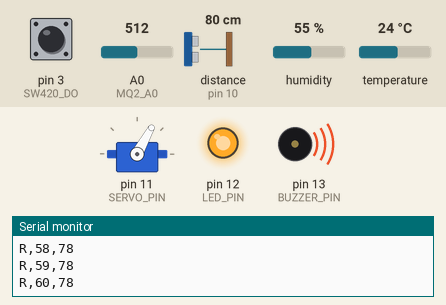
Bench run of a sketch on a simulated Arduino Uno, built with avr-gcc and run on an emulated ATmega328P. On the bench: servo, output pins drawn as LEDs (lit = HIGH), buzzer (waves = sounding, pin HIGH), the last lines printed to the serial monitor. Wiring (inferred from the names in the program): ultrasonic range finder: trigger pin 9; echo pin 10. The inputs (shaded band) are chosen by the test bench; at power-on: pin 3 (SW420_DO) LOW, A0 (MQ2_A0) = 512, distance to the obstacle (sensor on pin 10) 80 cm, humidity 55 %, temperature 24 °C. The echo pulse lasts 58.3 µs per cm; pins used as bus, display or sensor lines are not drawn.

Above: at 1.2 s.
1.3 s: pin 3 (SW420_DO) pulled HIGH for 0.15 s
At 4.03 s:
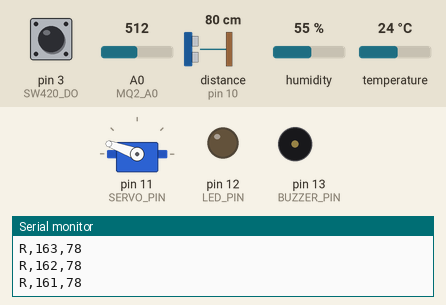
4.8 s: A0 (MQ2_A0) set to 537
At 4.98 s:
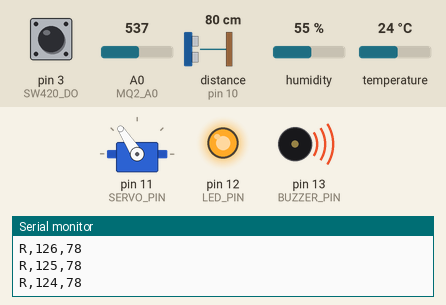
13.1 s: A0 (MQ2_A0) set to 306
At 13.37 s:
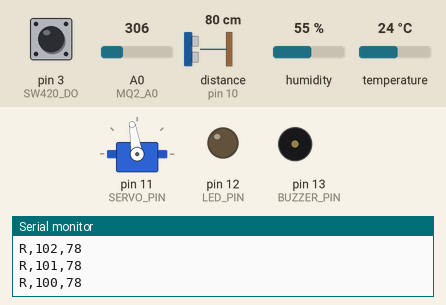
16.6 s: distance to the obstacle (sensor on pin 10) set to 250 cm
23.2 s: pin 3 (SW420_DO) pulled HIGH for 1 s
At 23.4 s:
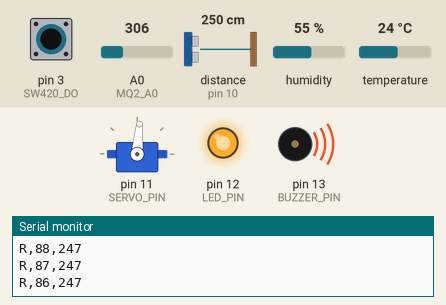
38.2 s: distance to the obstacle (sensor on pin 10) set to 2 cm
Timing chart, 0 to 42.7 s (numbered marks = the images above; inputs shaded):
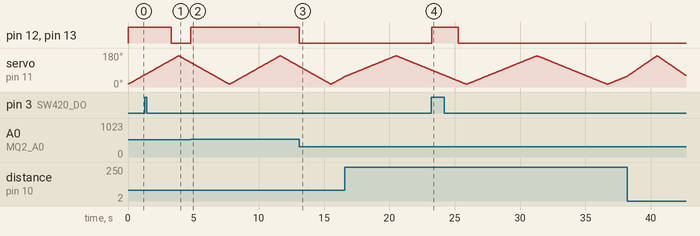

Measured:
- the behaviour switches between 521 and 522 on A0 (MQ2_A0) (found by bisection; images 1 and 2)
- after the input at 1.3 s, pin 12 (LED_PIN), pin 13 (BUZZER_PIN): HIGH → LOW after 2.0 s instead of 0.70 s
- after the input at 4.8 s, pin 12 (LED_PIN), pin 13 (BUZZER_PIN): LOW → HIGH at once
- after the input at 13.1 s, pin 12 (LED_PIN), pin 13 (BUZZER_PIN): HIGH → LOW at once
- after the input at 23.2 s, pin 12 (LED_PIN), pin 13 (BUZZER_PIN): LOW → HIGH at once, → LOW 2.0 s later

The sketch:

SensorsAndUltra.ino
```cpp
#include <Servo.h>
#include <DHT.h>

// ========= Pins =========
#define MQ2_A0     A0
#define SW420_DO   3

#define DHTPIN     2
#define DHTTYPE    DHT22

#define TRIG_PIN   9
#define ECHO_PIN   10
#define SERVO_PIN  11

#define BUZZER_PIN 13
#define LED_PIN    12

// ========= Objects =========
Servo radarServo;
DHT dht(DHTPIN, DHTTYPE);

// ========= Timing =========
unsigned long lastSensorTime = 0;
const unsigned long SENSOR_INTERVAL = 1000;

// ========= Vibration =========
bool lastVibState = LOW;
unsigned long lastVibTime = 0;
const unsigned long VIB_ALARM_TIME = 2000; // ⏱️ 2 ثواني

// ========= Alarm =========
bool alarmActive = false;

// ========= Thresholds =========
#define GAS_THRESHOLD 50

// ========= Ultrasonic =========
long readUltrasonic() {
  digitalWrite(TRIG_PIN, LOW);
  delayMicroseconds(2);
  digitalWrite(TRIG_PIN, HIGH);
  delayMicroseconds(10);
  digitalWrite(TRIG_PIN, LOW);

  long duration = pulseIn(ECHO_PIN, HIGH, 25000);
  if (duration == 0) return 0;
  return duration * 0.034 / 2;
}

// ========= MQ-2 =========
int readGasPercent() {
  int raw = analogRead(MQ2_A0);
  return map(raw, 0, 1023, 0, 100);
}

// ========= VIBRATION EVENT =========
void checkVibration() {
  bool vib = digitalRead(SW420_DO);

  if (vib == HIGH && lastVibState == LOW) {
    Serial.println("V,1");
    lastVibTime = millis();   // ⏱️ سجل وقت الزلزال
  }

  lastVibState = vib;
}

// ========= ALARM CONTROL =========
void updateAlarm(int gasLevel) {

  bool gasDanger = gasLevel > GAS_THRESHOLD;
  bool vibDanger = (millis() - lastVibTime <= VIB_ALARM_TIME);

  alarmActive = gasDanger || vibDanger;

  digitalWrite(LED_PIN, alarmActive ? HIGH : LOW);
  digitalWrite(BUZZER_PIN, alarmActive ? HIGH : LOW);
}

// ========= SERIAL =========
void sendRadar(int angle, long distance) {
  Serial.print("R,");
  Serial.print(angle);
  Serial.print(",");
  Serial.println(distance);
}

void sendSensors(float t, float h, int gas) {
  Serial.print("S,");
  Serial.print(t, 1);
  Serial.print(",");
  Serial.print(h, 1);
  Serial.print(",");
  Serial.println(gas);
}

// ========= SETUP =========
void setup() {
  Serial.begin(9600);

  pinMode(TRIG_PIN, OUTPUT);
  pinMode(ECHO_PIN, INPUT);
  pinMode(MQ2_A0, INPUT);
  pinMode(SW420_DO, INPUT);

  pinMode(BUZZER_PIN, OUTPUT);
  pinMode(LED_PIN, OUTPUT);

  digitalWrite(BUZZER_PIN, LOW);
  digitalWrite(LED_PIN, LOW);

  radarServo.attach(SERVO_PIN);
  dht.begin();

  Serial.println("SYSTEM READY");
}

// ========= LOOP =========
void loop() {

  // ===== Radar Forward =====
  for (int angle = 15; angle <= 165; angle++) {
    radarServo.write(angle);
    delay(20);

    sendRadar(angle, readUltrasonic());
    checkVibration();
    updateAlarm(readGasPercent());
  }

  // ===== Radar Backward =====
  for (int angle = 165; angle >= 15; angle--) {
    radarServo.write(angle);
    delay(20);

    sendRadar(angle, readUltrasonic());
    checkVibration();
    updateAlarm(readGasPercent());
  }

  // ===== Sensors Frame =====
  if (millis() - lastSensorTime >= SENSOR_INTERVAL) {
    lastSensorTime = millis();

    float t = dht.readTemperature();
    float h = dht.readHumidity();
    if (isnan(t) || isnan(h)) return;

    int gas = readGasPercent();
    sendSensors(t, h, gas);
    updateAlarm(gas);
  }
}
```
